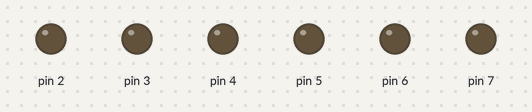
Recording of a sketch running on a simulated Arduino Uno, built with avr-gcc and run on an emulated ATmega328P. Parts: output pins drawn as LEDs (lit = HIGH).

Above: at 1.0 s.
At 2.5 s:
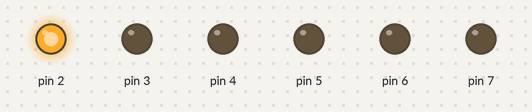
At 3.5 s:
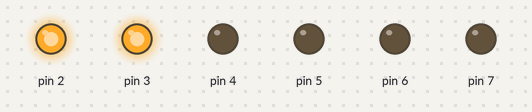
At 4.5 s:
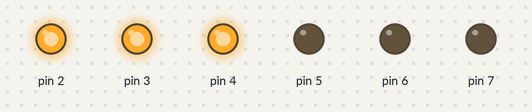
At 5.5 s:
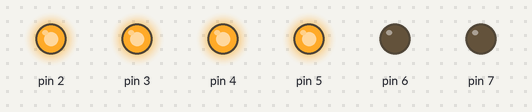
At 7.5 s:
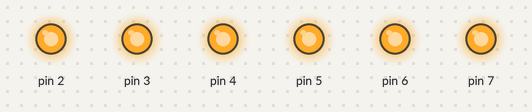
Timing chart, 0 to 10.4 s (numbered marks = the images above):
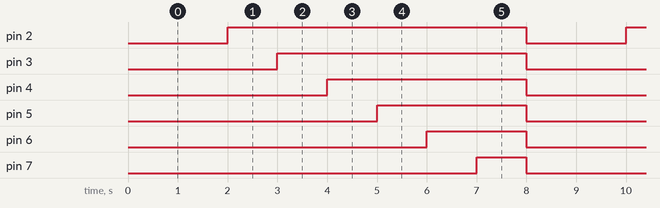

Measured:
- by itself, pin 2: alternates HIGH for 6.0 s and LOW for 2.0 s
- by itself, pin 3: alternates HIGH for 5.0 s and LOW for 3.0 s
- by itself, pin 4: alternates HIGH for 4.0 s and LOW for 4.0 s
- by itself, pin 5: alternates HIGH for 3.0 s and LOW for 5.0 s
- by itself, pin 6: alternates HIGH for 2.0 s and LOW for 6.0 s
- by itself, pin 7: alternates HIGH for 1.0 s and LOW for 7.0 s

The sketch:

hour_glass.ino
```cpp
int lowestLED = 2;
int highestLED = 7;
int interval = 1000;
unsigned long lastTick = 0;
unsigned long lastReset = 0;

void setup() {
  for(int pinNum = lowestLED; pinNum <= highestLED; pinNum++) {
    pinMode(pinNum, OUTPUT);
  }
}

void loop() {
  tick();
  lightUpLEDs(currentIntervalNumber());
}

int currentIntervalNumber() {
  int currentInterval = 0;
  unsigned long currentTime = millis() - lastReset;

  for(int i = 0; i <= 6; i++) {
    if(currentTime >= interval * (i + 1)) {
      currentInterval = i;
    }
  }

  return currentInterval;
}

void tick() {
  lastTick = millis();
  if(lastTick - lastReset > 8000) {
    resetTimer();
  }
}

void resetTimer() {
  lastReset = millis();
}

void lightUpLEDs(int num) {
  for(int pinNum = lowestLED; pinNum <= highestLED; pinNum++) {
    if(pinNum < lowestLED + num) {
      digitalWrite(pinNum, HIGH);
    } else {
      digitalWrite(pinNum, LOW);
    }
  }
}
```
